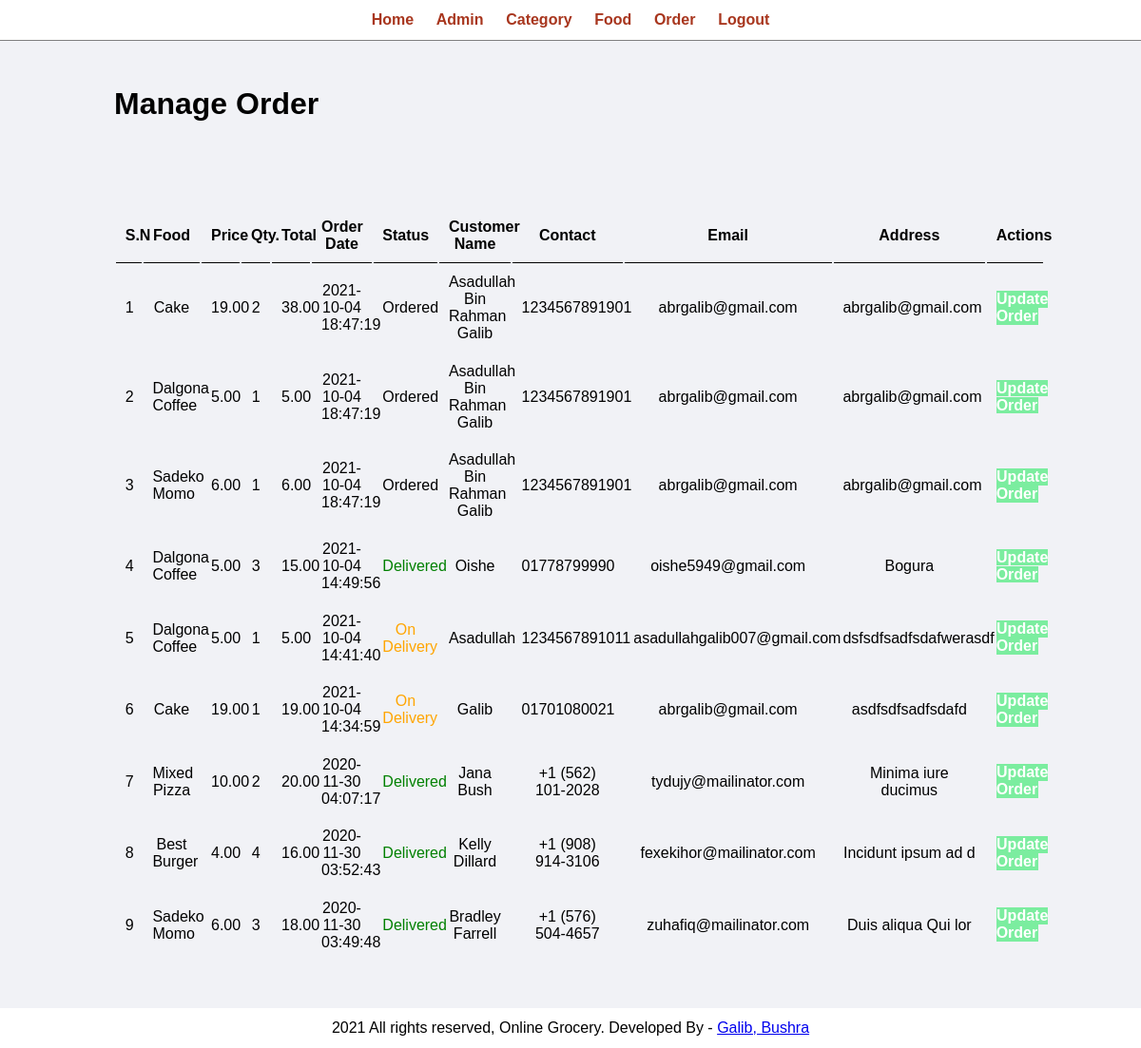
Page /admin/manage-order.php (signed in) on the earlier database version.
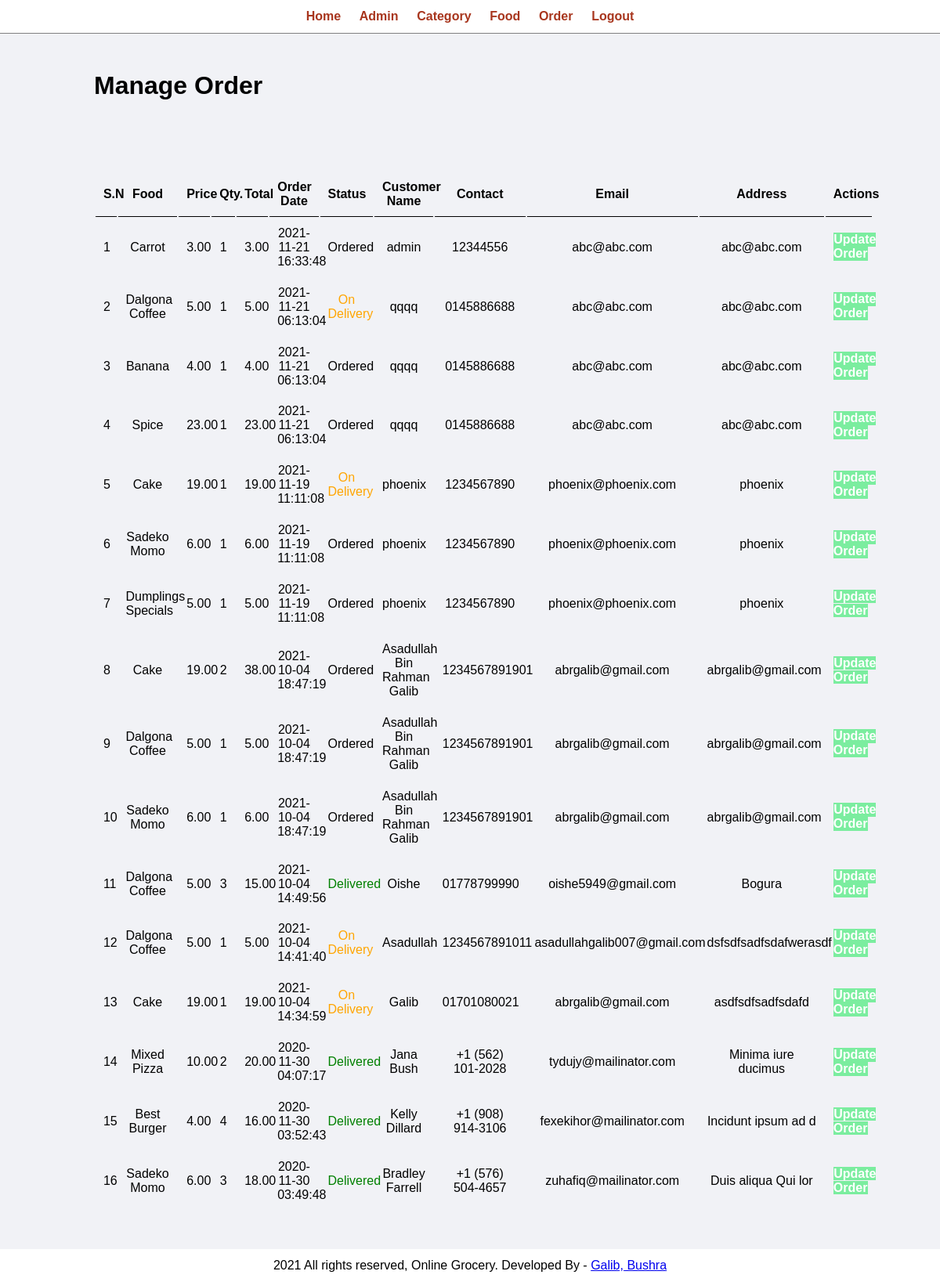
Same page on the later database version.
### tables this page shows
CREATE TABLE `tbl_order` (
  `id` int(10) UNSIGNED NOT NULL,
  `food` varchar(150) NOT NULL,
  `price` decimal(10,2) NOT NULL,
  `qty` int(11) NOT NULL,
  `total` decimal(10,2) NOT NULL,
  `order_date` datetime NOT NULL,
  `status` varchar(50) NOT NULL,
  `customer_name` varchar(150) NOT NULL,
  `customer_contact` varchar(20) NOT NULL,
  `customer_email` varchar(150) NOT NULL,
  `customer_address` varchar(255) NOT NULL,
  `f_id` int(10) NOT NULL
);

### admin/manage-order.php (the view, shortened to what this page needs)
<link rel="stylesheet" type="text/css" href="../css/admin.css">
<?php include('partials/menu.php'); ?>
<div class="main-content">
    <div class="wrapper">
        <h1>Manage Order</h1>
                <br /><br /><br />
                <br><br>
                <table class="tbl-full">
                    <tr class="text-center">
                        <th>S.N</th>
                        <th>Food</th>
                        <th>Price</th>
                        <th>Qty.</th>
                        <th>Total</th>
                        <th>Order Date</th>
                        <th>Status</th>
                        <th>Customer Name</th>
                        <th>Contact</th>
                        <th>Email</th>
                        <th>Address</th>
                        <th>Actions</th>
                    </tr>
                    <?php
                        $sql = "SELECT * FROM tbl_order ORDER BY id DESC";
                        $res = mysqli_query($conn, $sql);
                        $count = mysqli_num_rows($res);
                        $sn = 1;
                        if($count>0)
                        {
                            while($row=mysqli_fetch_assoc($res))
                            {
                                $id = $row['id'];
                                $food = $row['food'];
                                $price = $row['price'];
                                $qty = $row['qty'];
                                $total = $row['total'];
                                $order_date = $row['order_date'];
                                $status = $row['status'];
                                $customer_name = $row['customer_name'];
                                $customer_contact = $row['customer_contact'];
                                $customer_email = $row['customer_email'];
                                $customer_address = $row['customer_address'];
                                ?>
                                    <tr class="text-center">
                                        <td><?php echo $sn++; ?></td>
                                        <td><?php echo $food; ?></td>
                                        <td><?php echo $price; ?></td>
                                        <td><?php echo $qty; ?></td>
                                        <td><?php echo $total; ?></td>
                                        <td><?php echo $order_date; ?></td>
                                        <td>
                                            <?php
                                                if($status=="Ordered")
                                                {
                                                    echo "<label>$status</label>";
                                                }
                                                elseif($status=="On Delivery")
                                                {
                                                    echo "<label style='color: orange;'>$status</label>";
                                                }
                                                elseif($status=="Delivered")
                                                {
                                                    echo "<label style='color: green;'>$status</label>";
                                                }
                                                elseif($status=="Cancelled")
                                                {
                                                    echo "<label style='color: red;'>$status</label>";
                                                }
                                            ?>
                                        </td>
                                        <td><?php echo $customer_name; ?></td>
                                        <td><?php echo $customer_contact; ?></td>
                                        <td><?php echo $customer_email; ?></td>
                                        <td><?php echo $customer_address; ?></td>
                                        <td>
                                            <a href="<?php echo SITEURL; ?>admin/update-order.php?id=<?php echo $id; ?>" class="btn-secondary">Update Order</a>
                                        </td>
                                    </tr>
                                <?php
                            }
                        }
                        else
                        {
                            echo "<tr><td colspan='12' class='error'>Orders not Available</td></tr>";
                        }
                    ?>
                </table>
    </div>
</div>
<?php include('partials/footer.php'); ?>

Differences in the rows shown:
added tbl_order: food "Carrot", price "3.00", qty "1", total "3.00", order_date "2021-11-21 16:33:48", status "Ordered", customer_name "admin", customer_contact "12344556", customer_email "abc@abc.com", customer_address "abc@abc.com"
added tbl_order: food "Dalgona Coffee", price "5.00", qty "1", total "5.00", order_date "2021-11-21 06:13:04", status "On Delivery", customer_name "qqqq", customer_contact "0145886688", customer_email "abc@abc.com", customer_address "abc@abc.com"
added tbl_order: food "Banana", price "4.00", qty "1", total "4.00", order_date "2021-11-21 06:13:04", status "Ordered", customer_name "qqqq", customer_contact "0145886688", customer_email "abc@abc.com", customer_address "abc@abc.com"
added tbl_order: food "Spice", price "23.00", qty "1", total "23.00", order_date "2021-11-21 06:13:04", status "Ordered", customer_name "qqqq", customer_contact "0145886688", customer_email "abc@abc.com", customer_address "abc@abc.com"
added tbl_order: food "Cake", price "19.00", qty "1", total "19.00", order_date "2021-11-19 11:11:08", status "On Delivery", customer_name "phoenix", customer_contact "1234567890", customer_email "phoenix@phoenix.com", customer_address "phoenix"
added tbl_order: food "Sadeko Momo", price "6.00", qty "1", total "6.00", order_date "2021-11-19 11:11:08", status "Ordered", customer_name "phoenix", customer_contact "1234567890", customer_email "phoenix@phoenix.com", customer_address "phoenix"
added tbl_order: food "Dumplings Specials", price "5.00", qty "1", total "5.00", order_date "2021-11-19 11:11:08", status "Ordered", customer_name "phoenix", customer_contact "1234567890", customer_email "phoenix@phoenix.com", customer_address "phoenix"
